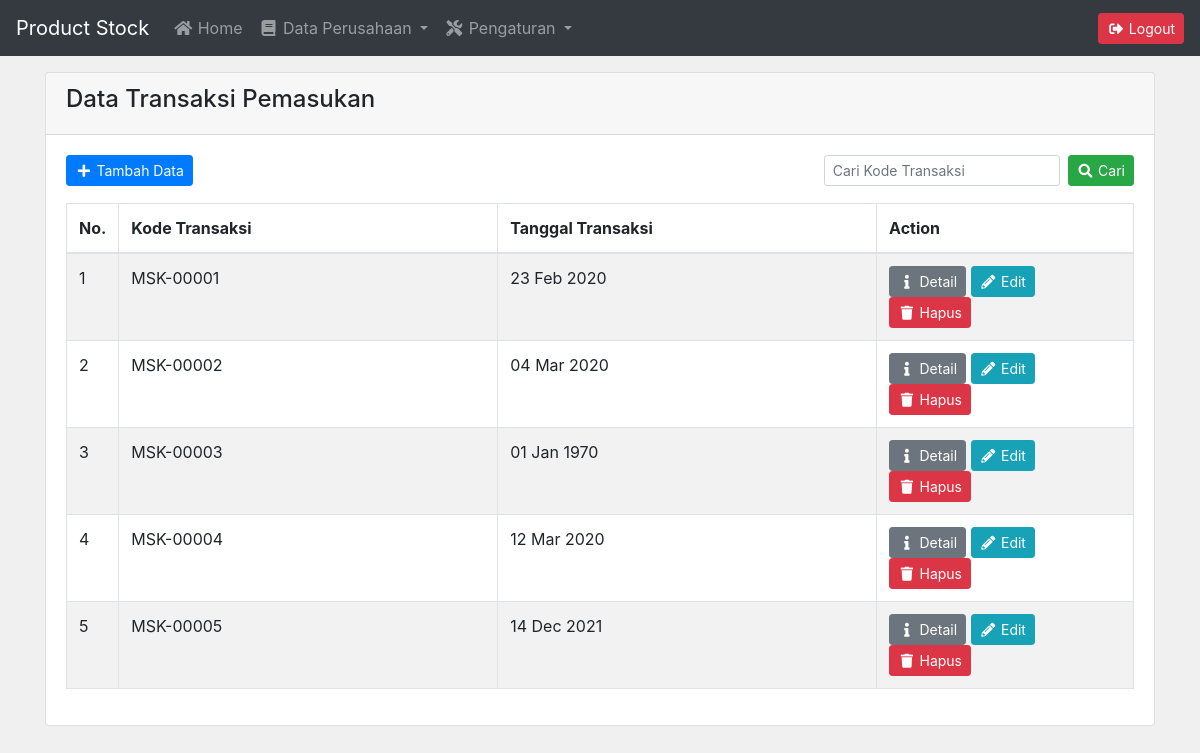
The page /admin/pemasukan.php (signed in) on the database its author committed.
### tables this page shows
CREATE TABLE `pemasukan` (
  `id` int(11) NOT NULL,
  `kode_pemasukan` varchar(255) NOT NULL,
  `tanggal` date NOT NULL
);

### admin/pemasukan.php (the view, shortened to what this page needs)
<?php include 'header.php'; ?>
<div class="container mt-3">
    <div class="card">
        <div class="card-header">
            <h4>Data Transaksi Pemasukan</h4>
        </div>
        <div class="card-body">
            <a href="pemasukan_tambah.php" class="btn btn-primary btn-sm float-left">
                <i class="fas fa-fw fa-plus"></i> Tambah Data
            </a>
            <form action="pemasukan.php" method="get" class="form-inline float-right">
                <input type="text" class="form-control form-control-sm mr-2" name="keyword" id="keyword"
                    placeholder="Cari Kode Transaksi">
                <button type="submit" class="btn btn-success btn-sm">
                    <i class="fas fa-fw fa-search"></i> Cari
                </button>
            </form>
            <br><br>
            <table class="table table-striped table-bordered">
                <thead>
                    <tr>
                        <th width="1%">No.</th>
                        <th width="37%">Kode Transaksi</th>
                        <th width="37%">Tanggal Transaksi</th>
                        <th width="25%">Action</th>
                    </tr>
                </thead>
                <tbody>
                    <?php
                    include '../koneksi.php';
                    if (isset($_GET['keyword'])) {
                        $keyword = $_GET['keyword'];
                        $data = mysqli_query($koneksi, "SELECT * FROM pemasukan WHERE kode_pemasukan LIKE '%" . $keyword . "%'");
                    }
                    else {
                        $data = mysqli_query($koneksi, "SELECT * FROM pemasukan");
                    }
                    $no = 1;
                    while ($d = mysqli_fetch_array($data)) {
                    ?>
                    <tr>
                        <td><?= $no++; ?></td>
                        <td><?= $d['kode_pemasukan']; ?></td>
                        <td><?= date('d M Y', strtotime($d['tanggal'])); ?></td>
                        <td>
                            <a href="pemasukan_detail.php?id=<?= $d['id']; ?>" class="btn btn-sm btn-secondary">
                                <i class="fas fa-fw fa-info"></i> Detail
                            </a>
                            <a href="pemasukan_edit.php?id=<?= $d['id']; ?>" class="btn btn-sm btn-info">
                                <i class="fas fa-fw fa-pencil-alt"></i> Edit
                            </a>
                            <a href="pemasukan_delete.php?id=<?= $d['id']; ?>" class="btn btn-sm btn-danger">
                                <i class="fas fa-fw fa-trash"></i> Hapus
                            </a>
                        </td>
                    </tr>
                    <?php } ?>
                </tbody>
            </table>
        </div>
    </div>
</div>
<?php include 'footer.php'; ?>

### assets/css/all.css (style rules this page uses)
.fa, .fas, .far, .fal, .fad, .fab { -moz-osx-font-smoothing: grayscale; -webkit-font-smoothing: antialiased; display: inline-block; font-style: normal; font-variant: normal; text-rendering: auto; line-height: 1; }
.fa-fw { text-align: center; width: 1.25em; }
.fa-info:before { content: "\f129"; }
.fa-pencil-alt:before { content: "\f303"; }
.fa-plus:before { content: "\f067"; }
.fa-search:before { content: "\f002"; }
.fa-trash:before { content: "\f1f8"; }
.fa, .fas { font-family: 'Font Awesome 5 Free'; font-weight: 900; }

### rows shown on the page
pemasukan: kode_pemasukan "MSK-00001", tanggal "23 Feb 2020"
pemasukan: kode_pemasukan "MSK-00002", tanggal "04 Mar 2020"
pemasukan: kode_pemasukan "MSK-00003", tanggal "01 Jan 1970"
pemasukan: kode_pemasukan "MSK-00004", tanggal "12 Mar 2020"
pemasukan: kode_pemasukan "MSK-00005", tanggal "14 Dec 2021"
